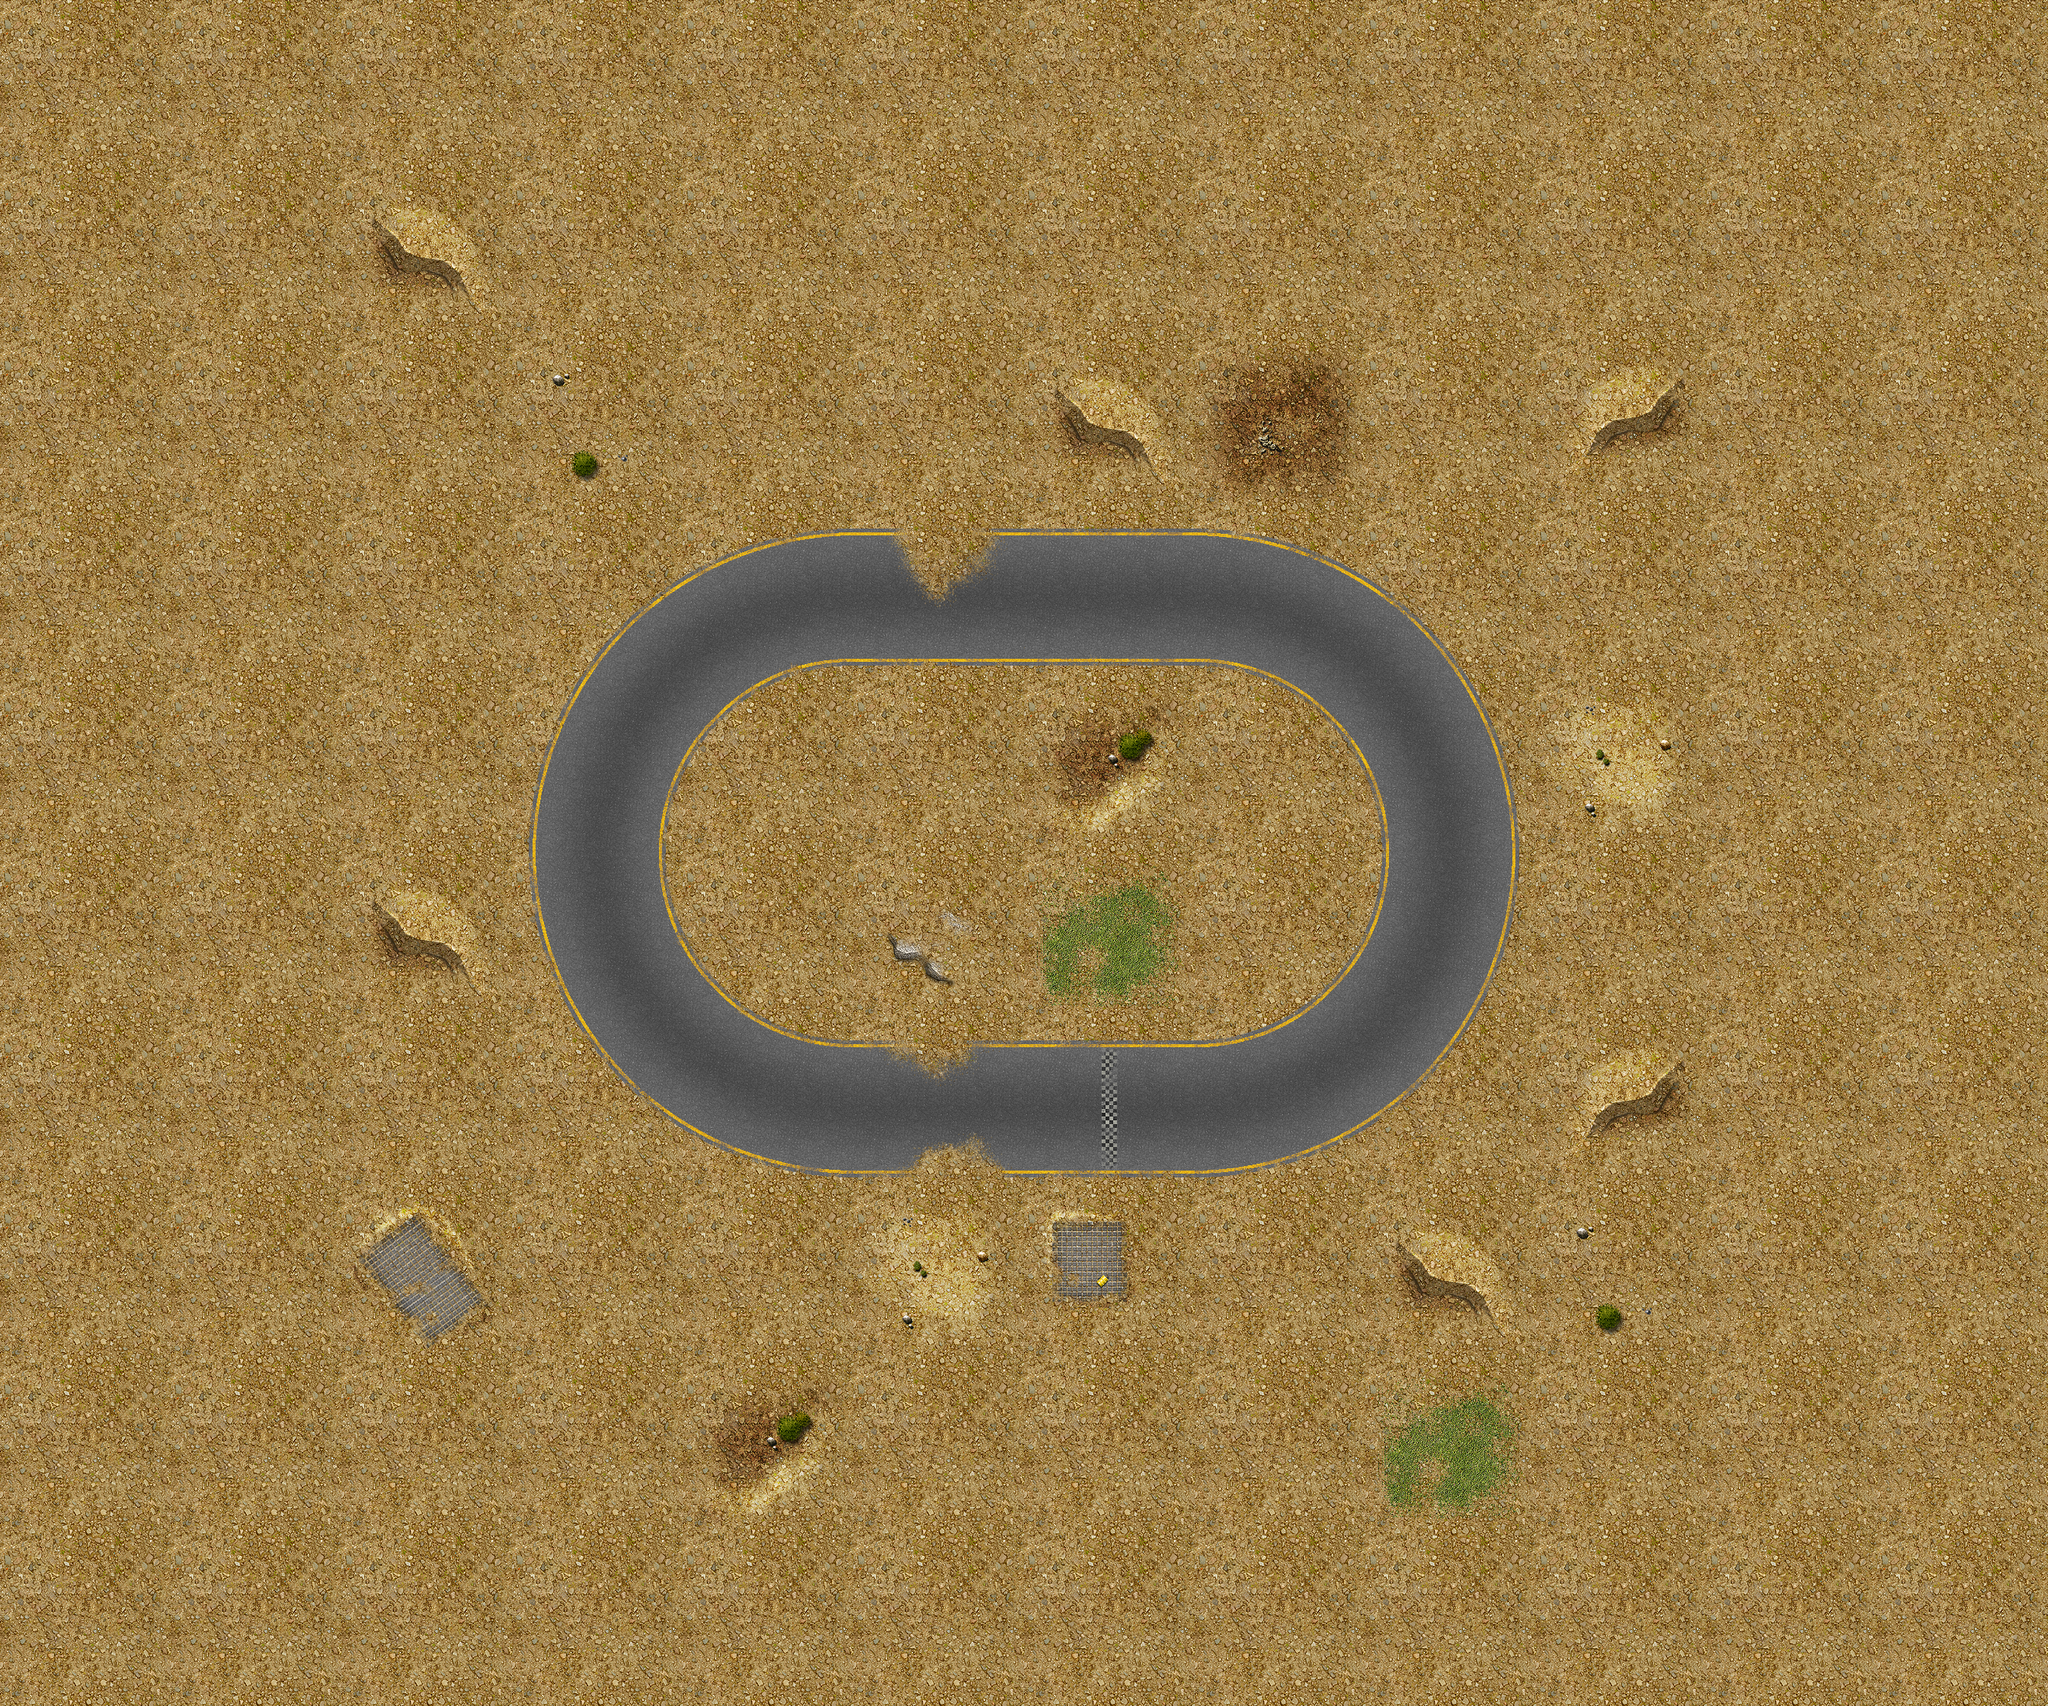

Below is a game level as drawn by its tile map, then a one-line description and the .tmx that defines it (tile-layer data replaced by summaries):
An orthogonal 12x10 tile map with 224x224 px tiles, 1 tile layer (track) and 65 objects (9x tree-9, 4x tree-6, tree-2, tree-7, tree-1, ...).

<map version="1.0" orientation="orthogonal" width="12" height="10" tilewidth="224" tileheight="224">
 <properties>
  <property name="name" value="1. Simple" />
 </properties>
 <tileset firstgid="1" name="desert" tilewidth="224" tileheight="224">
  <image source="tilesets/desert/224.png" width="896" height="2464" />
 </tileset>
 <layer name="track" width="12" height="10">
  <data>[120 cells, 120 non-empty, 31 distinct tile ids]</data>
 </layer>
 <objectgroup color="#55ffff" draworder="topdown" name="trees" width="12" height="10">
  <object name="tree-2" type="tree-2" x="1895" y="683" width="61" height="68">
   <properties>
    <property name="scale" value="2" />
   </properties>
  </object>
  <object name="tree-7" type="tree-7" x="802" y="1524" width="61" height="68">
   <properties>
    <property name="scale" value="5" />
   </properties>
  </object>
  <object name="tree-9" type="tree-9" x="1454" y="1129" width="61" height="68">
   <properties>
    <property name="scale" value="10" />
   </properties>
  </object>
  <object name="tree-9" type="tree-9" x="665" y="929" width="61" height="68">
   <properties>
    <property name="scale" value="6" />
   </properties>
  </object>
  <object name="tree-1" type="tree-1" x="1287" y="573" width="61" height="68">
   <properties>
    <property name="scale" value="1.25" />
   </properties>
  </object>
  <object name="tree-5" type="tree-5" x="812" y="632" width="61" height="68">
   <properties>
    <property name="scale" value="2" />
   </properties>
  </object>
  <object name="tree-6" type="tree-6" x="629" y="1243" width="61" height="68">
   <properties>
    <property name="scale" value="6" />
   </properties>
  </object>
  <object name="tree-9" type="tree-9" x="1710" y="1558" width="61" height="68">
   <properties>
    <property name="scale" value="4" />
   </properties>
  </object>
  <object name="tree-6" type="tree-6" x="2020" y="1143" width="61" height="68">
   <properties>
    <property name="scale" value="4" />
   </properties>
  </object>
  <object name="tree-6" type="tree-6" x="1315" y="1566" width="61" height="80">
   <properties>
    <property name="scale" value="6" />
   </properties>
  </object>
  <object name="tree-9" type="tree-9" x="1046" y="1176" width="45" height="44">
   <properties>
    <property name="scale" value="5" />
   </properties>
  </object>
  <object name="tree-9" type="tree-9" x="1629" y="1166" width="45" height="44">
   <properties>
    <property name="scale" value="5" />
   </properties>
  </object>
  <object name="tree-9" type="tree-9" x="1564" y="1016" width="45" height="44">
   <properties>
    <property name="scale" value="4" />
   </properties>
  </object>
  <object name="tree-9" type="tree-9" x="1199" y="1006" width="45" height="44">
   <properties>
    <property name="scale" value="5" />
   </properties>
  </object>
  <object name="tree-6" type="tree-6" x="1882" y="1430" width="61" height="68">
   <properties>
    <property name="scale" value="6" />
   </properties>
  </object>
  <object name="tree-9" type="tree-9" x="2013" y="918" width="45" height="44">
   <properties>
    <property name="scale" value="5" />
   </properties>
  </object>
  <object name="tree-9" type="tree-9" x="1061" y="1596" width="45" height="44">
   <properties>
    <property name="scale" value="7" />
   </properties>
  </object>
 </objectgroup>
 <objectgroup color="#ffaa00" draworder="topdown" name="lights" width="12" height="10">
  <object x="1458" y="1095" width="27" height="21" />
  <object x="696" y="1162" width="27" height="21" />
  <object x="1220" y="663" width="27" height="21" />
  <object x="2069" y="1165" width="27" height="21" />
  <object x="1580" y="659" width="27" height="21" />
  <object x="1704" y="1558" width="27" height="21" />
  <object x="831" y="795" />
  <object x="778" y="1524" />
  <object x="1848" y="1416" />
  <object x="1890" y="817" />
  <object x="1045" y="1194" width="27" height="21" />
  <object x="1213" y="1014" width="27" height="21" />
  <object x="1616" y="1172" width="27" height="21" />
  <object x="1321" y="1572" width="27" height="21" />
  <object x="1073" y="1614" width="27" height="21" />
  <object x="641" y="927" width="27" height="21" />
  <object x="1008" y="560" width="27" height="21" />
  <object x="1763" y="458" width="27" height="21" />
  <object x="1876" y="1432" width="27" height="21" />
  <object x="2021" y="925" width="27" height="21" />
 </objectgroup>
 <objectgroup color="#a40002" draworder="topdown" name="walls" width="12" height="10">
  <object x="1124" y="887">
   <polyline points="0,0 60,0 385,0 429,7" />
  </object>
  <object x="1308" y="1342">
   <polyline points="15,14 77,27 195,35 280,29 364,3 469,-69" />
  </object>
  <object x="1043" y="901">
   <polyline points="57,-9 -5,6 -63,49 -101,92 -127,213 -86,337 28,413 173,422" />
  </object>
  <object x="1260" y="1554">
   <polyline points="-45,-2 41,-9 131,-21 242,-15 339,-19 437,-9" />
  </object>
  <object x="1221" y="1562">
   <polyline points="0,0 -133,-16 -260,-17 -330,-61 -461,-109 -535,-240 -560,-396 -518,-599" />
  </object>
  <object x="675" y="977">
   <polyline points="0,0 86,-112 146,-233" />
  </object>
  <object x="823" y="764">
   <polyline points="0,0 107,-82 271,-92 391,-110" />
  </object>
  <object x="1234" y="630">
   <polyline points="-42,17 197,41 344,16 568,35" />
  </object>
  <object x="1714" y="671">
   <polyline points="0,0 181,77 246,180" />
  </object>
  <object x="1968" y="833">
   <polyline points="0,0 50,176 32,382 -42,535 -122,609" />
  </object>
  <object x="1877" y="1436">
   <polyline points="0,0 -201,100" />
  </object>
  <object x="1211" y="1303">
   <polyline points="0,0 155,56" />
  </object>
  <object x="1545" y="883">
   <polyline points="3,18 136,45 192,66 213,106 247,193 249,269 239,333 195,407" />
  </object>
 </objectgroup>
 <objectgroup color="#ecde0e" draworder="topdown" name="sectors" width="12" height="10" visible="0">
  <object x="1125" y="697">
   <polygon points="-5,-81 -5,199 443,199 443,-81" />
  </object>
  <object x="1587" y="869">
   <polygon points="-19,27 -19,-253 317,-141 149,83" />
  </object>
  <object x="1758" y="944">
   <polygon points="-22,8 146,-216 258,8 34,120" />
  </object>
  <object x="1816" y="1075">
   <polygon points="-24,-11 200,-123 200,157 -24,157" />
  </object>
  <object x="1790" y="1256">
   <polygon points="2,-24 226,-24 2,256 -110,88" />
  </object>
  <object x="1658" y="1358">
   <polygon points="22,-14 -90,-14 -90,210 134,154" />
  </object>
  <object x="1106" y="1538">
   <polygon points="14,30 -322,-26 -98,-306 14,-250" />
  </object>
  <object x="865" y="1463">
   <polygon points="-81,49 -193,-175 87,-287 143,-231" />
  </object>
  <object x="702" y="1227">
   <polygon points="-30,61 250,-51 250,-219 -30,-331" />
  </object>
  <object x="723" y="936">
   <polygon points="-51,-40 229,72 285,16 117,-264" />
  </object>
  <object x="901" y="741">
   <polygon points="-61,-69 107,211 219,155 219,-125" />
  </object>
  <object x="1110" y="1363">
   <polygon points="10,-75 10,205 234,205 234,-19" />
  </object>
  <object x="1347" y="1361">
   <polygon points="-3,-17 -3,207 109,207 109,-17" />
  </object>
  <object x="1461" y="1344">
   <polygon points="-5,0 107,0 107,224 -5,224" />
  </object>
 </objectgroup>
 <objectgroup color="#ffec18" draworder="topdown" name="route" width="12" height="10" visible="0">
  <object x="1569" y="1465">
   <polyline points="-113,-9 -225,-9 -449,-9 -667,-98 -762,-229 -745,-509 -628,-625 -450,-689 0,-693 230,-596 318,-449 323,-233 159,-45 -1,-9" />
  </object>
 </objectgroup>
 <objectgroup draworder="topdown" name="static-meshes" width="12" height="10" visible="0" />
</map>
